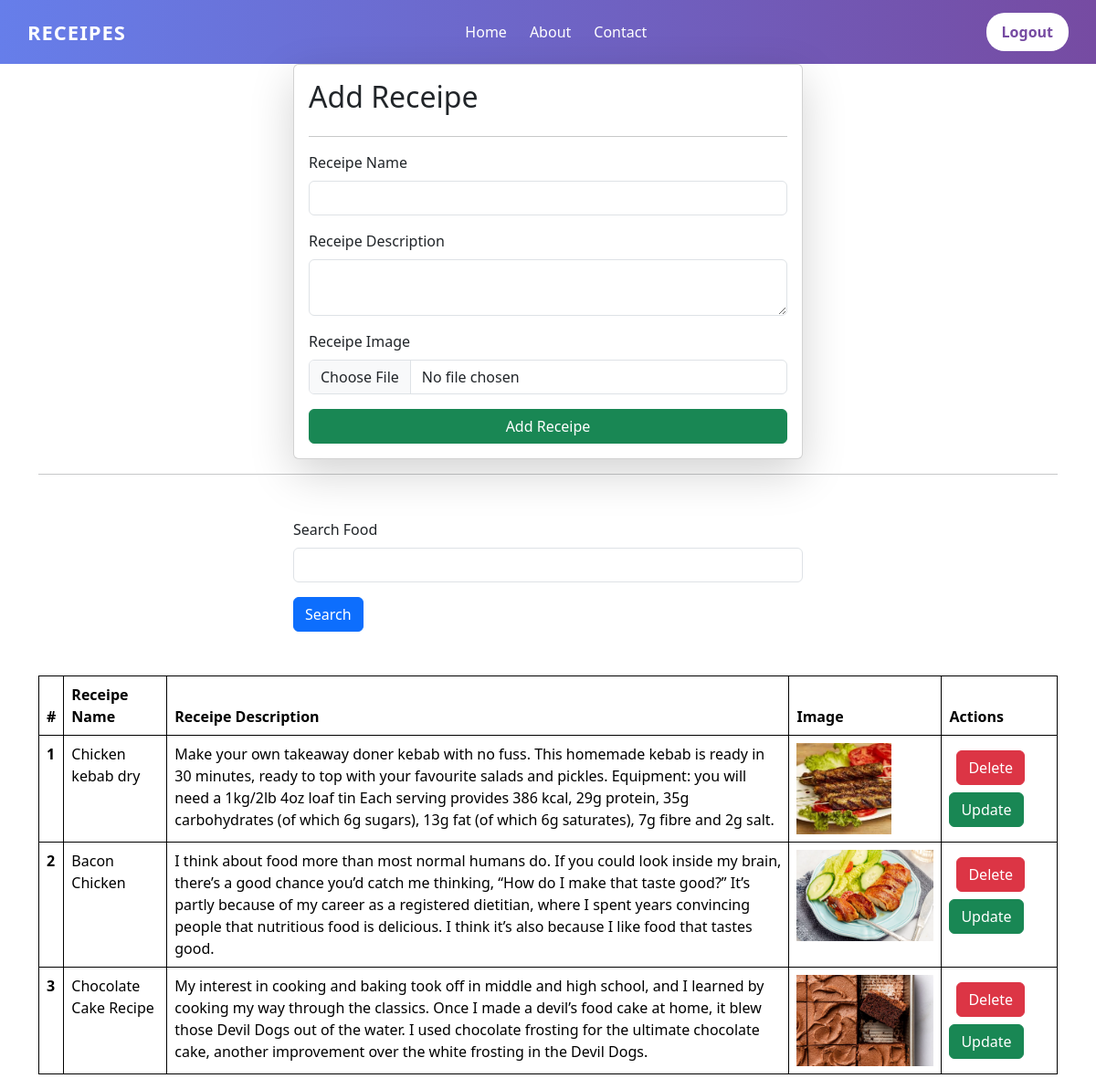
The page /receipes/ (signed in) on the database its author committed.
### vege/models.py (models this page shows)
class Receipe(models.Model):
    user=models.ForeignKey(User,on_delete=models.SET_NULL,null=True,blank=True)
    receipe_name=models.CharField(max_length=100)
    receipe_description=models.TextField()
    receipe_image=models.ImageField(upload_to="receipe")
    receipe_view_count=models.IntegerField(default=1)

### vege/views.py (the view, shortened to what this page needs)
# urls.py: path('receipes/', receipes, name="receipes"),
@login_required(login_url="/login/")
def receipes(request):
    queryset=Receipe.objects.all()
    if request.GET.get('search'):
        print(request.GET.get('search'))
        queryset=queryset.filter(receipe_name__icontains=request.GET.get('search'))
    context={'receipes':queryset}
    return render(request,'receipes.html',context)

### vege/templates/receipes.html (shortened to what this page needs)
{%extends "base.html" %}
{% block start %}
<div class="container" mt-5>
    <form class="col-6 mx-auto card p-3 shadow-lg" method="post" enctype="multipart/form-data">
    <h2>Add Receipe</h2>
    <hr>
    <div class="mb-3">
        <label for="exampleInputEmail1" class="form-label">Receipe Name</label>
        <input name="receipe_name" required type="text" class="form-control">
    </div>
    <div class="mb-3">
        <label for="exampleInputPassword1" class="form-label">Receipe Description</label>
        <textarea name="receipe_description"  required class="form-control"></textarea>
    </div>
    <div class="mb-3">
        <label for="exampleInputPassword1" class="form-label">Receipe Image</label>
        <input name="receipe_image" type="file" class="form-control">
    </div>
    <button type="submit" class="btn btn-success">Add Receipe</button>
    </form>
    <hr>
    <div class="mt-5">
        <div class="mx-auto col-6">
            <form>
            <div class="mb-3">
        <label for="exampleInputPassword1" class="form-label">Search Food</label>
        <input name="search"  type="text" class="form-control">
    </div>
    <button type="submit" class="btn btn-primary">Search</button>
</form>
</div>
</div>
    <table class="table mt-5">
  <thead>
    <tr>
      <th scope="col">#</th>
      <th scope="col">Receipe Name</th>
      <th scope="col">Receipe Description</th>
      <th scope="col">Image</th>
      <th scope="col">Actions</th>
    </tr>
  </thead>
  <tbody>
    {%for receipe in receipes%}
    <tr>
      <th scope="row">{{forloop.counter}}</th>
      <td>{{receipe.receipe_name}}</td>
      <td>{{receipe.receipe_description}}</td>
      <td>
        <img src="/media/{{receipe.receipe_image}}" style="height : 100px">
        </td>
        <td>
            <a href="/delete_receipe/{{receipe.id}}/" class="btn btn-danger m-2">Delete</a>
            <a href="/update_receipe/{{receipe.id}}/" class="btn btn-success">Update</a>
        </td>
    </tr>
    {%endfor %}
  </tbody>
</table>
</div>
{%endblock %}

### home/templates/base.html (shortened to what this page needs)
<!DOCTYPE html>
<html>
    <head>
        <link href="https://cdn.jsdelivr.net/npm/bootstrap@5.3.7/dist/css/bootstrap.min.css" rel="stylesheet">
        <link rel="stylesheet" href="">
    </head>
    <body>
<nav class="navbar">
  <div class="logo">Receipes</div>
  <ul>
    <li><a href="/">Home</a></li>
    <li><a href="/about/">About</a></li>
    <li><a href="/contact/">Contact</a></li>
  </ul>
  {%if request.user.is_authenticated %}
  <a href="/logout/" class="btn">Logout</a>
  {%else %}
  <a href="/login/" class="btn">Login</a>
  {%endif%}
</nav>
        {% block start %}
        {% endblock %}
           </body>
</html>

### home/templates/base.html (style rules this page uses)
table, th, td { border: 1px solid black; }
.navbar { background: linear-gradient(to right, #667eea, #764ba2); padding: 14px 30px; display: flex; justify-content: space-between; align-items: center; font-family: 'Segoe UI', sans-serif; }
.navbar .logo { font-size: 22px; color: white; font-weight: bold; text-transform: uppercase; letter-spacing: 1px; }
.navbar ul { list-style: none; display: flex; gap: 25px; margin: 0; padding: 0; }
.navbar ul li { display: inline; }
.navbar ul li a { color: white; text-decoration: none; font-size: 16px; transition: color 0.3s ease; }
.navbar .btn { background-color: #fff; color: #764ba2; padding: 8px 16px; border-radius: 20px; text-decoration: none; font-weight: bold; transition: background 0.3s; }

### rows shown on the page
Receipe: receipe_name "Chicken kebab dry", receipe_description "Make your own takeaway doner kebab with no fuss. This homemade kebab is ready in 30 minutes, ready to top with your favourite salads and pickles. Equipment: you will need a 1kg/2lb 4oz loaf tin Each serving provides 386 kcal, 29g protein, 35g carbohydrates (of which 6g sugars), 13g fat (of which 6g saturates), 7g fibre and 2g salt.", receipe_image (picture)
Receipe: receipe_name "Bacon Chicken", receipe_description "I think about food more than most normal humans do. If you could look inside my brain, there’s a good chance you’d catch me thinking, “How do I make that taste good?” It’s partly because of my career as a registered dietitian, where I spent years convincing people that nutritious food is delicious. I think it’s also because I like food that tastes good.", receipe_image (picture)
Receipe: receipe_name "Chocolate Cake Recipe", receipe_description "My interest in cooking and baking took off in middle and high school, and I learned by cooking my way through the classics. Once I made a devil’s food cake at home, it blew those Devil Dogs out of the water. I used chocolate frosting for the ultimate chocolate cake, another improvement over the white frosting in the Devil Dogs.", receipe_image (picture)
